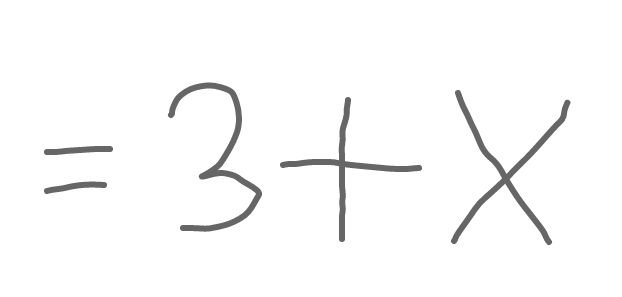
#> input picture OpenCV-test/ex.png, 622 x 297 px
$ python lines.py
#> lines starting #> are read from the running program, lines starting #| are printed output that depends on the picture; after the words box and inside, x2 and y2 are one past the last pixel; in counts of white or black regions, pixels touching at a corner belong together
import cv2
import numpy as np

img = cv2.imread('ex.png')
#> img is the input picture: shape (297, 622, 3); min 102, max 255, mean 249.5
gray = cv2.cvtColor(img,cv2.COLOR_BGR2GRAY)
edges = cv2.Canny(gray,50,150,apertureSize = 3)
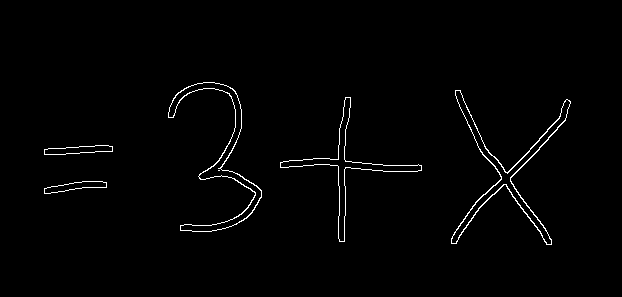
#> edges: shape (297, 622); 1.4% white in thin lines or dots, all inside (x1, y1, x2, y2) = (44, 82, 571, 245)
minLineLength = 10
maxLineGap = 10
lines = cv2.HoughLinesP(edges,1,np.pi/180,100,minLineLength,maxLineGap)
#> lines = [[510, 178, 539, 149]]
for x1,y1,x2,y2 in lines[0]:
    cv2.line(img,(x1,y1),(x2,y2),(0,255,0),2)
#> this loop made 1 pass
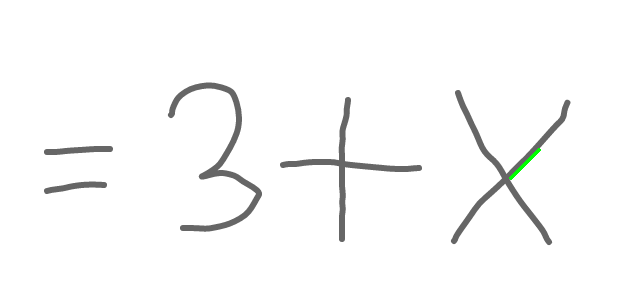
#> img: shape (297, 622, 3); 0.08% of pixels changed, all inside (x1, y1, x2, y2) = (509, 148, 541, 180)

cv2.imwrite('houghlines5.jpg',img)
